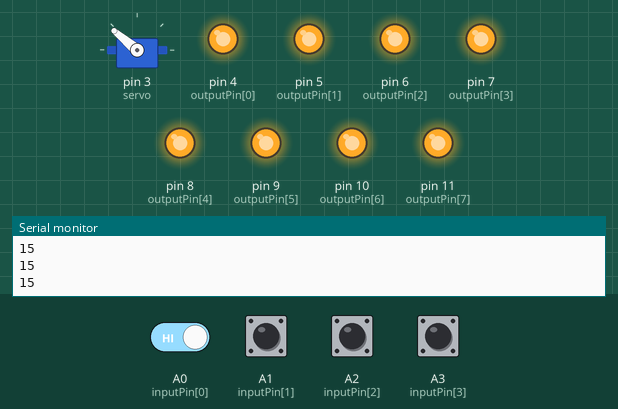
The sketch below on a simulated Arduino Uno, built with avr-gcc and run on an emulated ATmega328P. Parts: servo, output pins drawn as LEDs (lit = HIGH), the last lines printed to the serial monitor. Dashed ring = blinking. Inputs (shaded band) come from the test bench; at power-on: A0 (inputPin[0]), A1 (inputPin[1]), A2 (inputPin[2]), A3 (inputPin[3]) HIGH.

Above: at 1.2 s.
1.3 s: A3 (inputPin[3]) pulled LOW for 0.15 s
At 2.0 s:
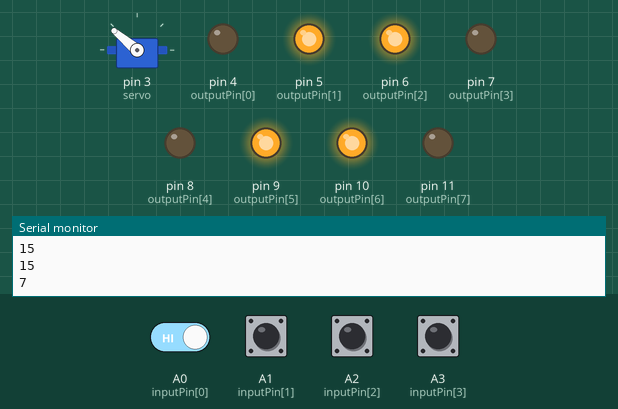
3.8 s: A0 (inputPin[0]) driven LOW and A3 (inputPin[3]) driven LOW
At 4.4 s:
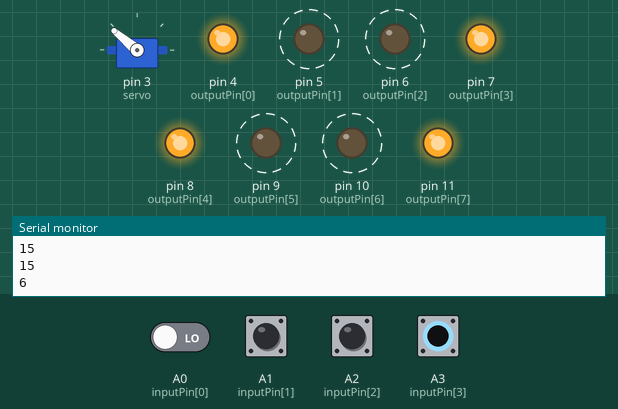
6.8 s: A1 (inputPin[1]) pulled LOW for 1 s
At 7.7 s:
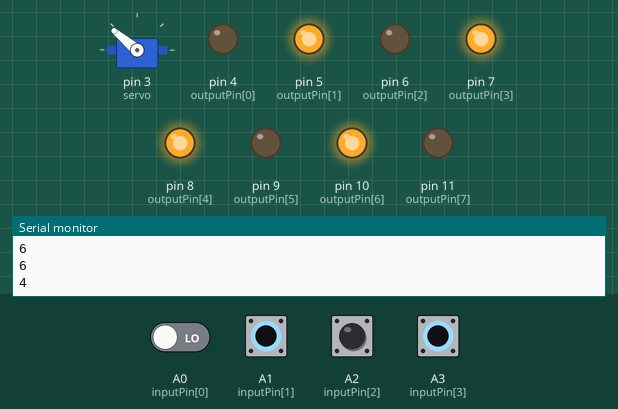
9.8 s: A2 (inputPin[2]) pulled LOW for 1 s
At 11.1 s:
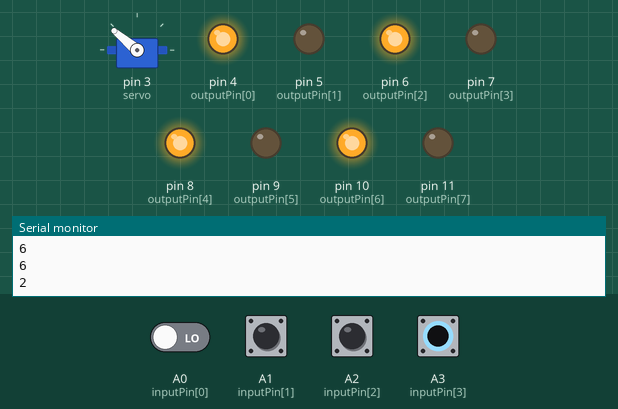
13.2 s: A0 (inputPin[0]) driven HIGH
At 14.6 s:
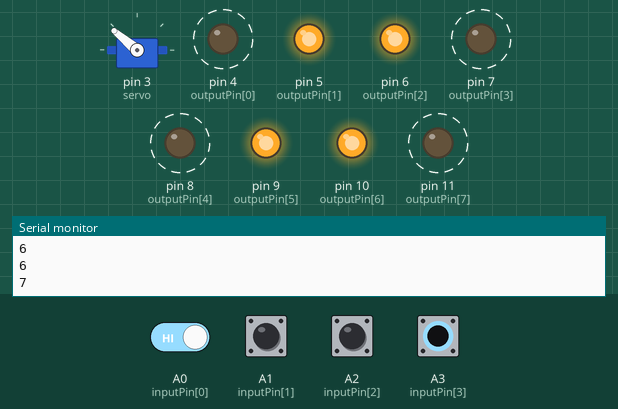
16.2 s: A0 (inputPin[0]) driven LOW
At 17.8 s:
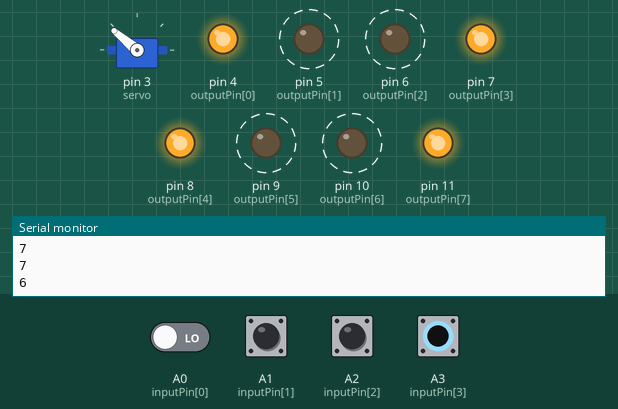
Timing chart, 0 to 20.2 s (numbered marks = the images above; inputs shaded):
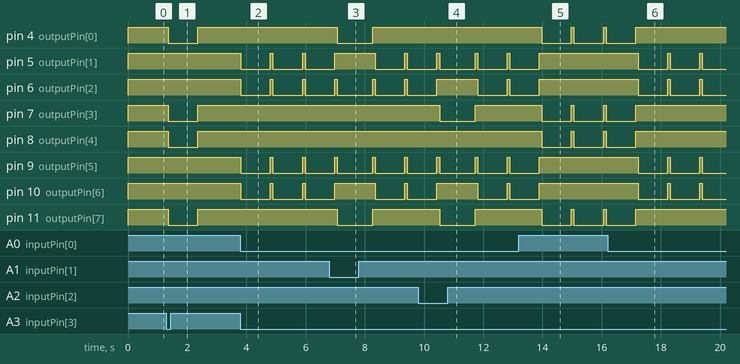

Measured:
- after the input at 1.3 s, pin 4 (outputPin[0]), pin 7 (outputPin[3]), pin 8 (outputPin[4]), pin 11 (outputPin[7]): HIGH → LOW after 0.06 s, → HIGH 1.0 s later
- after the input at 3.8 s, pin 5 (outputPin[1]), pin 6 (outputPin[2]), pin 9 (outputPin[5]), pin 10 (outputPin[6]): alternates HIGH for 0.09 s and LOW for 1.0 s, starting at once
- after the input at 6.8 s, pin 4 (outputPin[0]), pin 11 (outputPin[7]): HIGH → LOW after 0.27 s, → HIGH 1.2 s later
- after the input at 9.8 s, pin 7 (outputPin[3]), pin 11 (outputPin[7]): HIGH → LOW after 0.72 s, → HIGH 1.2 s later
- after the input at 13.2 s, pin 4 (outputPin[0]), pin 7 (outputPin[3]), pin 8 (outputPin[4]), pin 11 (outputPin[7]): alternates HIGH for 0.09 s and LOW for 1.0 s, starting after 0.78 s; pin 5 (outputPin[1]), pin 6 (outputPin[2]), pin 9 (outputPin[5]), pin 10 (outputPin[6]): goes on until 13.9 s, then stays HIGH
- after the input at 16.2 s, pin 4 (outputPin[0]), pin 7 (outputPin[3]), pin 8 (outputPin[4]), pin 11 (outputPin[7]): goes on until 17.1 s, then stays HIGH; pin 5 (outputPin[1]), pin 6 (outputPin[2]), pin 9 (outputPin[5]), pin 10 (outputPin[6]): alternates HIGH for 0.09 s and LOW for 1.0 s, starting after 1.0 s

The sketch:

robotCar.ino
```cpp
#include <Arduino.h>
#include <Servo.h>


const int outputPin[] = {4, 5, 6, 7, 8, 9, 10, 11};
const int inputPin[] = {14, 15, 16, 17};

Servo servo;


void mForward(void);
void mBakcward(void);
void mLeft(void);
void mRight(void);
void mStop(void);
void mVoid(void);
void servoUp(void);
void servoDown(void);
void mShiftLeft(void);
void mShiftRight(void);
int readStatus(void);


void setup()
{
  Serial.begin(115200);

  servo.attach(3, 500, 2550);
  servo.write(140);

  for(int i = 0; i < 8; i++)
  {
    pinMode(outputPin[i], OUTPUT);
    digitalWrite(outputPin[i], 0);
  }

  for(int i = 0; i < 4; i++)
  {
    pinMode(inputPin[i], INPUT_PULLUP);
  }
}

void loop()
{
  int rs = 0;
  while(1)
  {
    rs = readStatus();
    Serial.println(rs);
    if(rs == 0)
      //mStop();
      mVoid();
    if(rs == 1)
      mForward();
    if(rs == 2)
      mBackward();
    if(rs == 3)
      mLeft();
    if(rs == 4)
      mRight();
    if(rs == 5)
      //servoUp();
      mShiftLeft();
    if(rs == 6)
      //servoDown();
      mShiftRight();
    if(rs == 7)
      mShiftLeft();
    if(rs == 8)
      mShiftRight();
    mStop();
    //mVoid();
  }
}

void mForward(void)
{
  digitalWrite(4, 0);
  digitalWrite(5, 1);
  digitalWrite(6, 0);
  digitalWrite(7, 1);
  digitalWrite(8, 0);
  digitalWrite(9, 1);
  digitalWrite(10, 0);
  digitalWrite(11, 1);
  delay(1200);
}

void mBackward(void)
{
  digitalWrite(4, 1);
  digitalWrite(5, 0);
  digitalWrite(6, 1);
  digitalWrite(7, 0);
  digitalWrite(8, 1);
  digitalWrite(9, 0);
  digitalWrite(10, 1);
  digitalWrite(11, 0);
  delay(1200);
}

void mLeft(void)
{
  digitalWrite(4, 1);
  digitalWrite(5, 0);
  digitalWrite(6, 1);
  digitalWrite(7, 0);
  digitalWrite(8, 0);
  digitalWrite(9, 1);
  digitalWrite(10, 0);
  digitalWrite(11, 1);
  delay(1200);
}

void mRight(void)
{
  digitalWrite(4, 0);
  digitalWrite(5, 1);
  digitalWrite(6, 0);
  digitalWrite(7, 1);
  digitalWrite(8, 1);
  digitalWrite(9, 0);
  digitalWrite(10, 1);
  digitalWrite(11, 0);
  delay(1200);
}

void mStop(void)
{
  digitalWrite(4, 1);
  digitalWrite(5, 1);
  digitalWrite(6, 1);
  digitalWrite(7, 1);
  digitalWrite(8, 1);
  digitalWrite(9, 1);
  digitalWrite(10, 1);
  digitalWrite(11, 1);
  delay(85);
}
void mVoid(void)
{
  digitalWrite(4, 0);
  digitalWrite(5, 0);
  digitalWrite(6, 0);
  digitalWrite(7, 0);
  digitalWrite(8, 0);
  digitalWrite(9, 0);
  digitalWrite(10, 0);
  digitalWrite(11, 0);
  delay(80);
}

void servoUp(void)
{
  servo.write(140);
  delay(2000);
}

void servoDown(void)
{
  servo.write(125);
  delay(2000);
}

void mShiftLeft(void)
{
  digitalWrite(4, 0);
  digitalWrite(5, 1);
  digitalWrite(6, 1);
  digitalWrite(7, 0);
  digitalWrite(8, 0);
  digitalWrite(9, 1);
  digitalWrite(10, 1);
  digitalWrite(11, 0);
  delay(1000);
}

void mShiftRight(void)
{
  digitalWrite(4, 1);
  digitalWrite(5, 0);
  digitalWrite(6, 0);
  digitalWrite(7, 1);
  digitalWrite(8, 1);
  digitalWrite(9, 0);
  digitalWrite(10, 0);
  digitalWrite(11, 1);
  delay(1000);
}

int readStatus(void)
{
  int aBit, bBit, cBit, dBit, rStatus;

  aBit = digitalRead(A0);
  bBit = digitalRead(A1);
  cBit = digitalRead(A2);
  dBit = digitalRead(A3);

  rStatus = aBit*1 + bBit*2 + cBit*4 + dBit*8;

  return rStatus;
}
```
